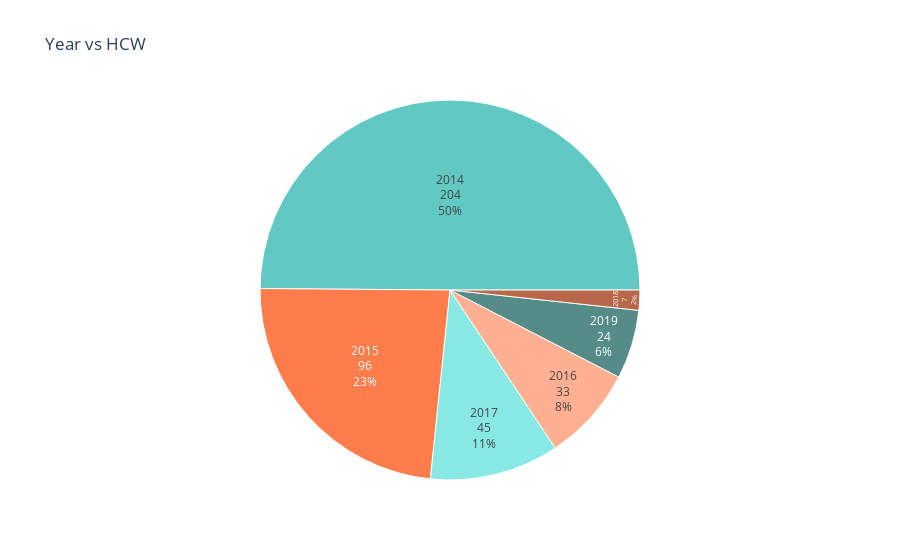

The notebook cell saved with this chart:
### Code cell
fig = xp.sunburst(demo, path=['Year'], values='No. of HCW',
                  color_discrete_sequence=['lightseagreen', 'orangered'], title='Year vs HCW')
fig.data[0].textinfo = 'label+text+value+percent root'
fig.show()

### Figure 1 — Plotly figure (JSON) as saved in the notebook; plotly's stock layout.template omitted (floating-point values rounded to 4 significant figures)
{"data": [{"hovertemplate": "labels=%{label}<br>No. of HCW=%{value}<br>parent=%{parent}<br>id=%{id}<extra></extra>", "domain": {"y": [0, 1], "x": [0, 1]}, "name": "", "values": [204, 96, 33, 45, 7, 24], "labels": ["2014", "2015", "2016", "2017", "2018", "2019"], "ids": ["2014", "2015", "2016", "2017", "2018", "2019"], "branchvalues": "total", "parents": ["", "", "", "", "", ""], "textinfo": "label+text+value+percent root", "type": "sunburst"}], "layout": {"title": {"text": "Year vs HCW"}, "legend": {"tracegroupgap": 0}, "sunburstcolorway": ["lightseagreen", "orangered"]}}
